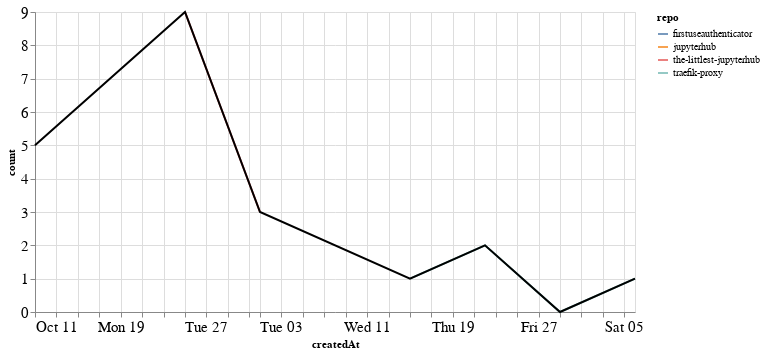

The code cell stored with this chart in its notebook:
### Markdown cell above
### Comments

### Code cell
comments_time = comments.groupby('repo').resample('W', on='createdAt').count()['author'].reset_index()
comments_time = comments_time.rename(columns={'author': 'count'})
comments_time_total = comments_time.groupby('createdAt').agg({"count": "sum"}).reset_index()
ch1 = alt.Chart(comments_time, width=600).mark_line().encode(
    x='createdAt',
    y='count',
    color='repo',
    tooltip="repo"
)

ch2 = alt.Chart(comments_time_total, width=600).mark_line(color="black").encode(
    x='createdAt',
    y='count',
)

ch1 + ch2

### Figure 1 — Vega-Lite specification as saved in the notebook (floating-point values rounded to 4 significant figures)
{"config": {"axisLeft": {"labelFontSize": 15}, "axisBottom": {"labelFontSize": 15}}, "layer": [{"data": {"name": "data-bfe959670a2eb2684446b102fbc63ffe"}, "mark": "line", "encoding": {"color": {"type": "nominal", "field": "repo"}, "tooltip": {"type": "nominal", "field": "repo"}, "x": {"type": "temporal", "field": "createdAt"}, "y": {"type": "quantitative", "field": "count"}}, "width": 600}, {"data": {"name": "data-207642f7a94e113d1887e204937339a6"}, "mark": {"type": "line", "color": "black"}, "encoding": {"x": {"type": "temporal", "field": "createdAt"}, "y": {"type": "quantitative", "field": "count"}}, "width": 600}], "$schema": "https://vega.github.io/schema/vega-lite/v4.8.1.json", "datasets": {"data-bfe959670a2eb2684446b102fbc63ffe": [{"repo": "firstuseauthenticator", "createdAt": "2020-10-11T00:00:00", "count": 1}, {"repo": "jupyterhub", "createdAt": "2020-10-11T00:00:00", "count": 4}, {"repo": "the-littlest-jupyterhub", "createdAt": "2020-10-25T00:00:00", "count": 9}, {"repo": "the-littlest-jupyterhub", "createdAt": "2020-11-01T00:00:00", "count": 3}, {"repo": "traefik-proxy", "createdAt": "2020-11-15T00:00:00", "count": 1}, {"repo": "traefik-proxy", "createdAt": "2020-11-22T00:00:00", "count": 2}, {"repo": "traefik-proxy", "createdAt": "2020-11-29T00:00:00", "count": 0}, {"repo": "traefik-proxy", "createdAt": "2020-12-06T00:00:00", "count": 1}], "data-207642f7a94e113d1887e204937339a6": [{"createdAt": "2020-10-11T00:00:00", "count": 5}, {"createdAt": "2020-10-25T00:00:00", "count": 9}, {"createdAt": "2020-11-01T00:00:00", "count": 3}, {"createdAt": "2020-11-15T00:00:00", "count": 1}, {"createdAt": "2020-11-22T00:00:00", "count": 2}, {"createdAt": "2020-11-29T00:00:00", "count": 0}, {"createdAt": "2020-12-06T00:00:00", "count": 1}]}}
